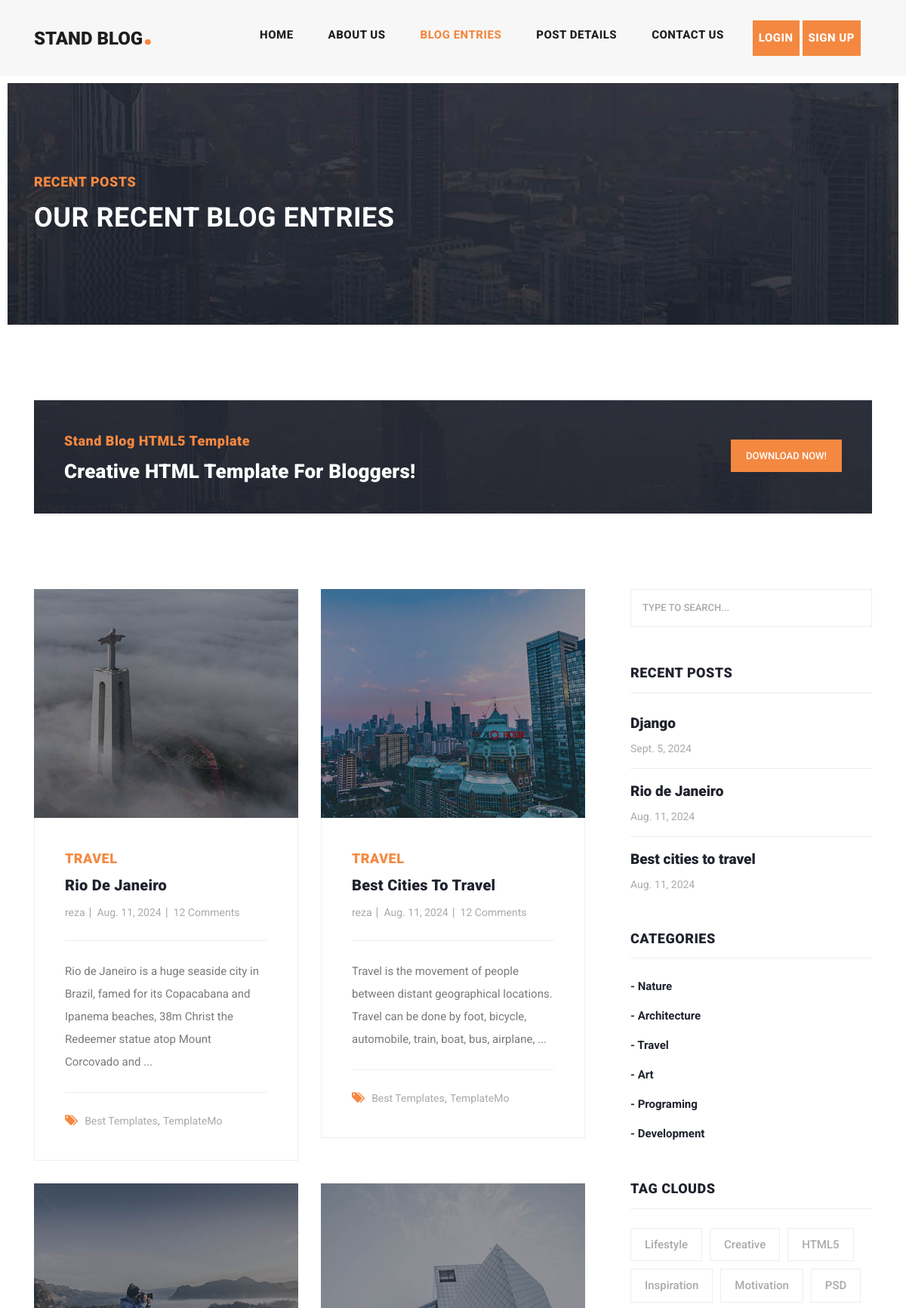
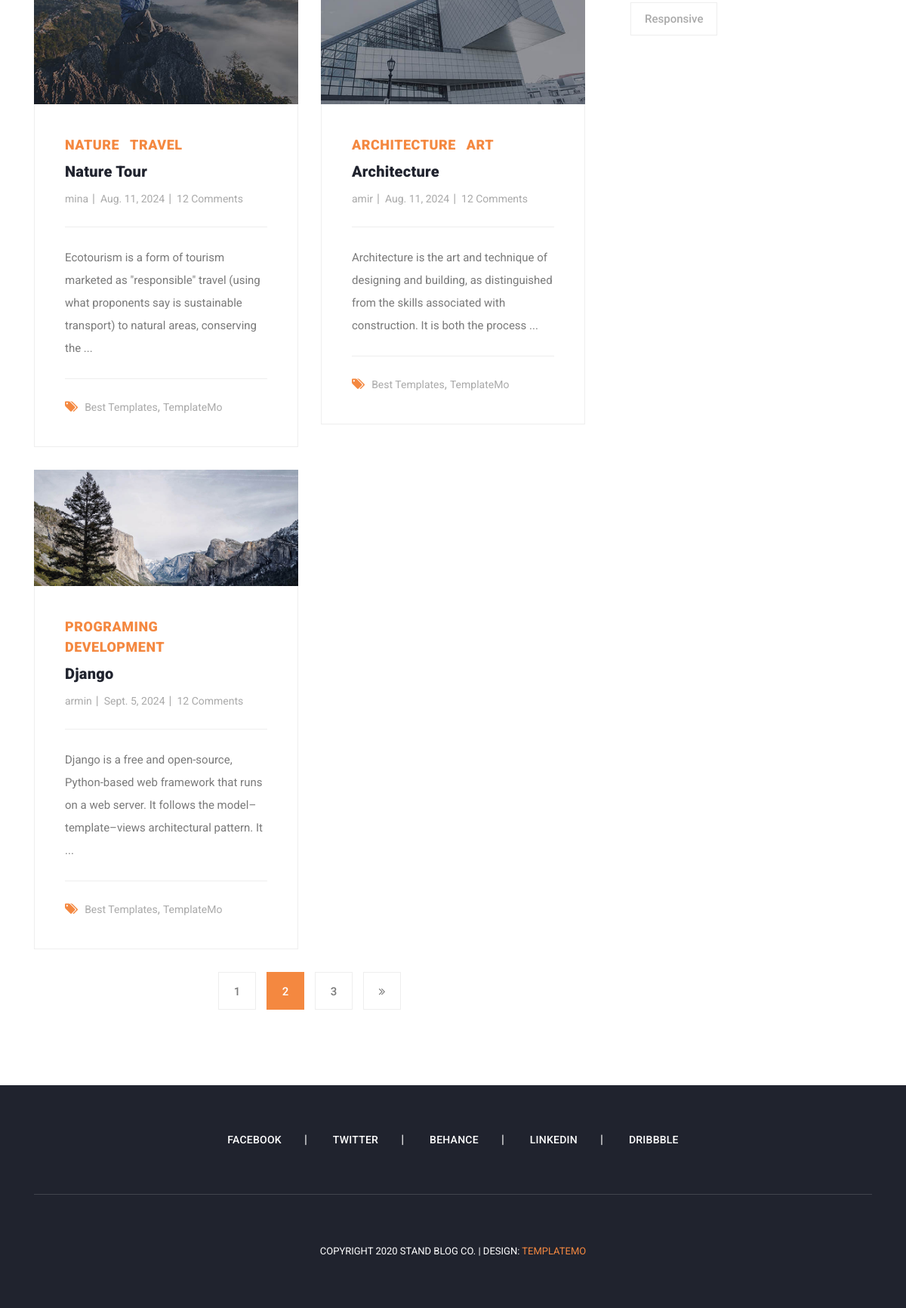
The page /posts on the database its author committed (2 pictures, top to bottom).
### blog_app/models.py (models this page shows, shortened)
class Post(models.Model):
    author = models.ForeignKey(User, on_delete=models.CASCADE)
    title = models.CharField(max_length=100, unique_for_date='pub_date')
    category = models.ManyToManyField(Category)
    body = models.TextField()
    image = models.ImageField(upload_to='img/post')
    published = models.BooleanField(default=True)
    created = models.DateField(auto_now_add=True)
    updated = models.DateField(auto_now=True)
    pub_date = models.DateField(default=timezone.now())
    objects = ModelManager()
    def get_absolute_url(self):
        return reverse('blog:post_details', kwargs={'pk': self.pk})

class Category(models.Model):
    title = models.CharField(max_length=100)
    created = models.TimeField(auto_now_add=True)
    def __str__(self):
        return self.title

### blog_app/views.py (the view)
# urls.py: path('posts', views.post_list, name='posts'),
def post_list(request):
    posts = Post.objects.all()
    return render(request, template_name='blog_app/posts_list.html', context={'posts': posts})

### context_processors/context_processors.py (called while the page is built)
def recent_posts(request):
    return {'recent_posts': Post.objects.order_by('-created')[:3]}

def categorise(request):
    return {'categorise': Category.objects.all()}

### blog_app/templates/blog_app/posts_list.html (shortened to what this page needs)
{% extends 'base.html' %}
{% load static %}
{% block content %}
    <div class="heading-page header-text">
        <section class="page-heading">
            <div class="container">
                <div class="row">
                    <div class="col-lg-12">
                        <div class="text-content">
                            <h4>Recent Posts</h4>
                            <h2>Our Recent Blog Entries</h2>
                        </div>
                    </div>
                </div>
            </div>
        </section>
    </div>
    <section class="call-to-action">
        <div class="container">
            <div class="row">
                <div class="col-lg-12">
                    <div class="main-content">
                        <div class="row">
                            <div class="col-lg-8">
                                <span>Stand Blog HTML5 Template</span>
                                <h4>Creative HTML Template For Bloggers!</h4>
                            </div>
                            <div class="col-lg-4">
                                <div class="main-button">
                                    <a href="https://templatemo.com/tm-551-stand-blog" target="_parent">Download
                                        Now!</a>
                                </div>
                            </div>
                        </div>
                    </div>
                </div>
            </div>
        </div>
    </section>
    <section class="blog-posts grid-system">
        <div class="container">
            <div class="row">
                <div class="col-lg-8">
                    <div class="all-blog-posts">
                        <div class="row">
                            {% for post in posts %}
                                <div class="col-lg-6">
                                    <div class="blog-post">
                                        <div class="blog-thumb">
                                            <img src="{{ post.image.url }}" alt="">
                                        </div>
                                        <div class="down-content">
                                            {% for cat in post.category.all %}
                                                <span style="margin-right: 10px">{{ cat }}</span>
                                            {% endfor %}
                                            <a href="{{ post.get_absolute_url }}"><h4>{{ post.title }}</h4></a>
                                            <ul class="post-info">
                                                <li><a href="#">{{ post.author }}</a></li>
                                                <li><a href="#">{{ post.created }}</a></li>
                                                <li><a href="#">12 Comments</a></li>
                                            </ul>
                                            <p>{{ post.body|slice:':150' }} ...</p>
                                            <div class="post-options">
                                                <div class="row">
                                                    <div class="col-lg-12">
                                                        <ul class="post-tags">
                                                            <li><i class="fa fa-tags"></i></li>
                                                            <li><a href="#">Best Templates</a>,</li>
                                                            <li><a href="#">TemplateMo</a></li>
                                                        </ul>
                                                    </div>
                                                </div>
                                            </div>
                                        </div>
                                    </div>
                                </div>
                            {% endfor %}
                            <div class="col-lg-12">
                                <ul class="page-numbers">
                                    <li><a href="#">1</a></li>
                                    <li class="active"><a href="#">2</a></li>
                                    <li><a href="#">3</a></li>
                                    <li><a href="#"><i class="fa fa-angle-double-right"></i></a></li>
                                </ul>
                            </div>
                        </div>
                    </div>
                </div>
                <div class="col-lg-4">
                    <div class="sidebar">
                        <div class="row">
                            <div class="col-lg-12">
                                <div class="sidebar-item search">
                                    <form id="search_form" name="gs" method="GET" action="#">
                                        <input type="text" name="q" class="searchText" placeholder="type to search..."
                                               autocomplete="on">
                                    </form>
                                </div>
                            </div>
                            {% include 'includes/sidebar.html' %}
                            <div class="col-lg-12">
                                <div class="sidebar-item tags">
                                    <div class="sidebar-heading">
                                        <h2>Tag Clouds</h2>
                                    </div>
                                    <div class="content">
                                        <ul>
                                            <li><a href="#">Lifestyle</a></li>
                                            <li><a href="#">Creative</a></li>
                                            <li><a href="#">HTML5</a></li>
                                            <li><a href="#">Inspiration</a></li>
                                            <li><a href="#">Motivation</a></li>
                                            <li><a href="#">PSD</a></li>
                                            <li><a href="#">Responsive</a></li>
                                        </ul>
                                    </div>
                                </div>
                            </div>
                        </div>
                    </div>
                </div>
            </div>
        </div>
    </section>
{% endblock %}

### templates/includes/sidebar.html
<div class="col-lg-12">
    <div class="sidebar-item recent-posts">
        <div class="sidebar-heading">
            <h2>Recent Posts</h2>
        </div>
        <div class="content">
            <ul>
                {% for post in recent_posts %}
                    <li><a href={{ post.get_absolute_url }}>
                        <h5>{{ post.title }}</h5>
                        <span>{{ post.created }}</span>
                    </a></li>
                {% endfor %}
            </ul>
        </div>
    </div>
</div>
<div class="col-lg-12">
    <div class="sidebar-item categories">
        <div class="sidebar-heading">
            <h2>Categories</h2>
        </div>
        <div class="content">
            <ul>
                {% for cat in categorise %}
                    <li><a href="{% url 'blog:category_details' cat.pk %}">- {{ cat.title }}</a></li>
                {% endfor %}
            </ul>
        </div>
    </div>
</div>

### rows shown on the page
Post: image (picture), title "Rio De Janeiro", author "reza", created "Aug. 11, 2024", body "Rio de Janeiro is a huge seaside city in Brazil, famed for its Copacabana and Ipanema beaches, 38m Christ the Redeemer statue atop Mount Corcovado and", title "Rio de Janeiro"
Category: title "TRAVEL", title "Travel"
Post: image (picture), title "Best Cities To Travel", author "reza", created "Aug. 11, 2024", body "Travel is the movement of people between distant geographical locations. Travel can be done by foot, bicycle, automobile, train, boat, bus, airplane,", title "Best cities to travel"
Post: image (picture), title "Nature Tour", author "mina", created "Aug. 11, 2024", body "Ecotourism is a form of tourism marketed as \"responsible\" travel (using what proponents say is sustainable transport) to natural areas, conserving the"
Category: title "NATURE", title "Nature"
Post: image (picture), title "Architecture", author "amir", created "Aug. 11, 2024", body "Architecture is the art and technique of designing and building, as distinguished from the skills associated with construction. It is both the process"
Category: title "ARCHITECTURE", title "Architecture"
Category: title "ART", title "Art"
Post: image (picture), title "Django", author "armin", created "Sept. 5, 2024", body "Django is a free and open-source, Python-based web framework that runs on a web server. It follows the model–template–views architectural pattern. It"
Category: title "PROGRAMING", title "Programing"
Category: title "DEVELOPMENT", title "Development"
